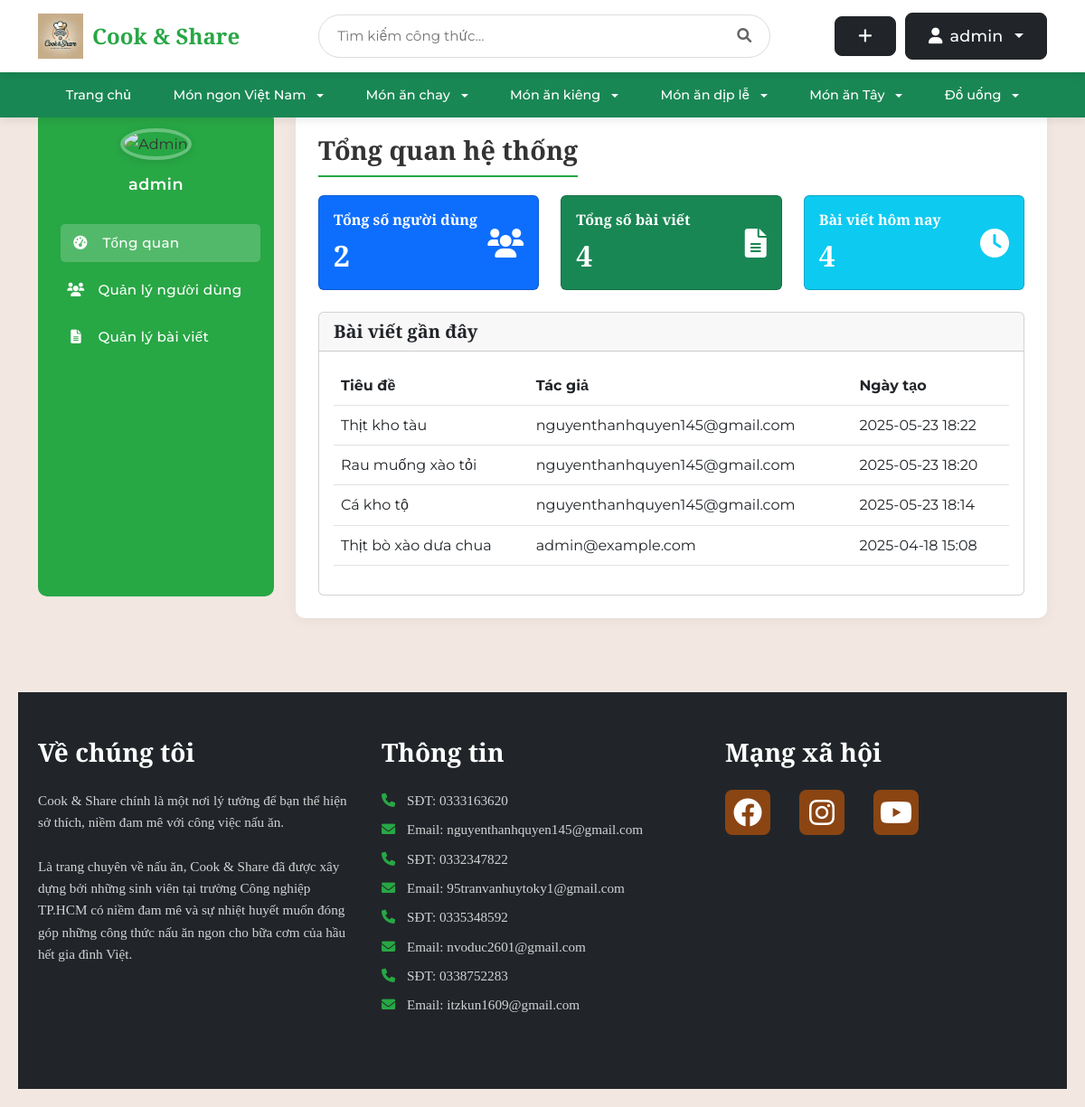
Page /admin/ (signed in) on the earlier database version.
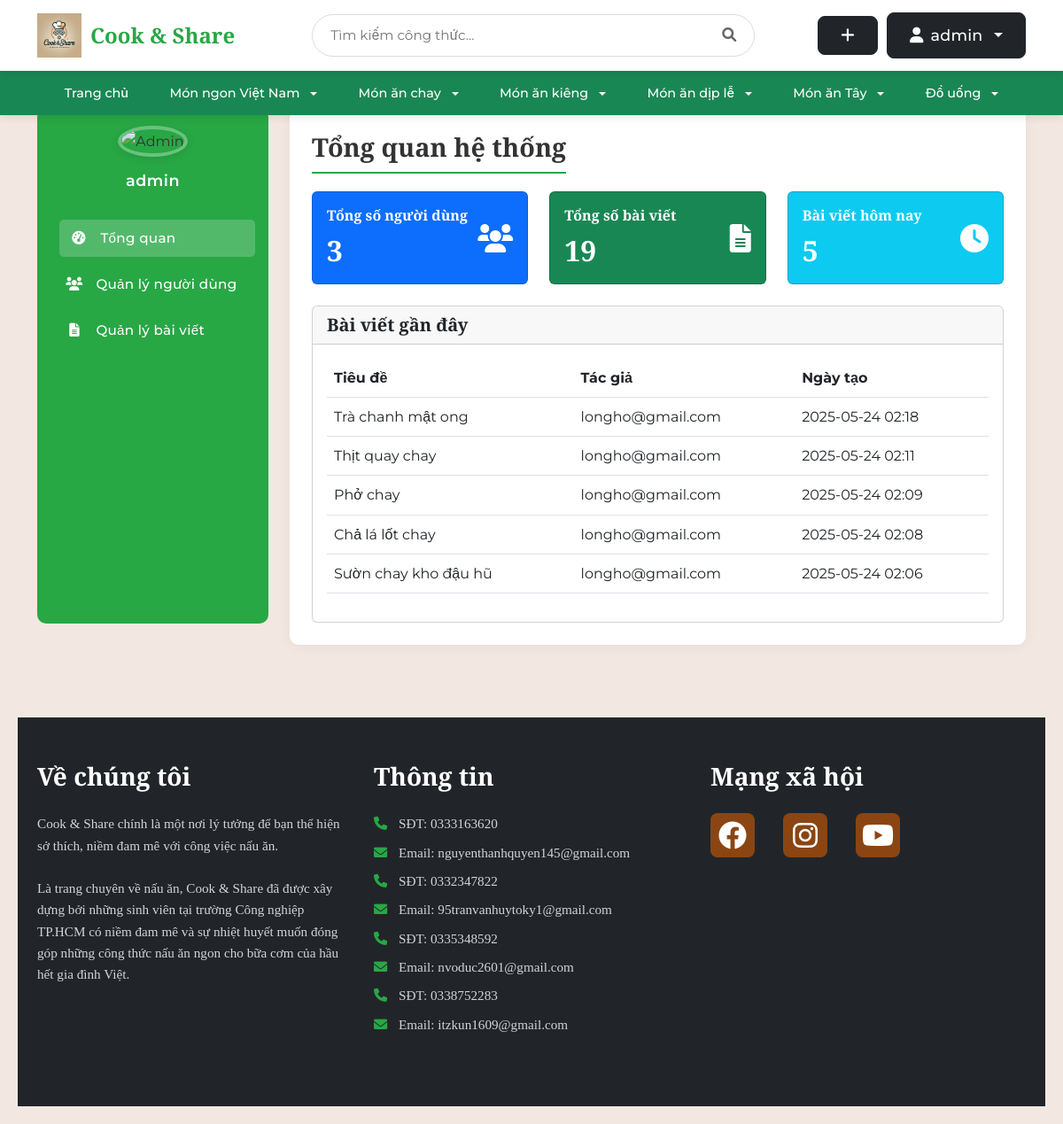
Same page on the later database version.
### tables this page shows
CREATE TABLE post (
    id INTEGER PRIMARY KEY AUTOINCREMENT,
    author_id INTEGER NOT NULL,
    created TIMESTAMP NOT NULL DEFAULT CURRENT_TIMESTAMP,
    title TEXT NOT NULL,
    description TEXT,
    ingredients TEXT NOT NULL,
    instructions TEXT NOT NULL,
    cooking_time INTEGER DEFAULT 0,
    servings INTEGER DEFAULT 1,
    FOREIGN KEY (author_id) REFERENCES user (id)
);

CREATE TABLE user (
    id INTEGER PRIMARY KEY AUTOINCREMENT,
    username TEXT UNIQUE NOT NULL,
    password TEXT NOT NULL,
    email TEXT UNIQUE NOT NULL,
    created TIMESTAMP NOT NULL DEFAULT CURRENT_TIMESTAMP,
    avatar_path TEXT,
    role TEXT NOT NULL DEFAULT 'user',
    is_blocked BOOLEAN NOT NULL DEFAULT 0,
    gender TEXT,
    birthdate DATE,
    phone TEXT
);

### share_recipe/admin.py (the view)
@bp.route('/')
@login_required
def dashboard():
    if g.user['role'] != 'admin':
        return redirect(url_for('index'))
    db = get_db()
    total_users = db.execute('SELECT COUNT(*) as count FROM user').fetchone()['count']
    total_posts = db.execute('SELECT COUNT(*) as count FROM post').fetchone()['count']
    recent_posts = db.execute('''
        SELECT p.*, u.email as author_email
        FROM post p
        JOIN user u ON p.author_id = u.id
        ORDER BY p.created DESC
        LIMIT 5
    ''').fetchall()
    return render_template('admin/dashboard.html',
                         total_users=total_users,
                         total_posts=total_posts,
                         recent_posts=recent_posts)

### share_recipe/auth.py (called while the page is built)
@bp.before_app_request
def load_logged_in_user():
    user_id = session.get('user_id')
    if user_id is None:
        g.user = None
    else:
        user = get_db().execute(
            'SELECT * FROM user WHERE id = ?', (user_id,)
        ).fetchone()
        if user:
            user_dict = dict(user)
            is_blocked = user_dict.get('is_blocked')
            if is_blocked:
                g.user = None
                session.clear()
                flash('Tài khoản đã bị khóa. Mời đăng nhập lại.')
                return redirect(url_for('auth.login'))
            else:
                g.user = user
        else:
            g.user = None

def login_required(view):
    @functools.wraps(view)
    def wrapped_view(**kwargs):
        if g.user is None:
            return redirect(url_for('auth.login'))
        return view(**kwargs)
    return wrapped_view

### share_recipe/db.py (called while the page is built)
def get_db():
    if 'db' not in g:
        g.db = sqlite3.connect(
            current_app.config['DATABASE'],
            detect_types=sqlite3.PARSE_DECLTYPES
        )
        g.db.row_factory = sqlite3.Row
    return g.db

### share_recipe/templates/admin/dashboard.html
{% extends 'admin/base_admin.html' %}
{% block admin_title %}Tổng quan hệ thống{% endblock %}
{% block admin_content %}
<div class="row">
    <div class="col-md-4 mb-4">
        <div class="card bg-primary text-white">
            <div class="card-body">
                <div class="d-flex justify-content-between align-items-center">
                    <div>
                        <h6 class="card-title mb-0">Tổng số người dùng</h6>
                        <h2 class="mt-2 mb-0">{{ total_users }}</h2>
                    </div>
                    <i class="fas fa-users fa-2x"></i>
                </div>
            </div>
        </div>
    </div>
    <div class="col-md-4 mb-4">
        <div class="card bg-success text-white">
            <div class="card-body">
                <div class="d-flex justify-content-between align-items-center">
                    <div>
                        <h6 class="card-title mb-0">Tổng số bài viết</h6>
                        <h2 class="mt-2 mb-0">{{ total_posts }}</h2>
                    </div>
                    <i class="fas fa-file-alt fa-2x"></i>
                </div>
            </div>
        </div>
    </div>
    <div class="col-md-4 mb-4">
        <div class="card bg-info text-white">
            <div class="card-body">
                <div class="d-flex justify-content-between align-items-center">
                    <div>
                        <h6 class="card-title mb-0">Bài viết hôm nay</h6>
                        <h2 class="mt-2 mb-0">{{ recent_posts|length }}</h2>
                    </div>
                    <i class="fas fa-clock fa-2x"></i>
                </div>
            </div>
        </div>
    </div>
</div>
<div class="row">
    <div class="col-12">
        <div class="card">
            <div class="card-header">
                <h5 class="card-title mb-0">Bài viết gần đây</h5>
            </div>
            <div class="card-body">
                <div class="table-responsive">
                    <table class="table table-hover">
                        <thead>
                            <tr>
                                <th>Tiêu đề</th>
                                <th>Tác giả</th>
                                <th>Ngày tạo</th>
                            </tr>
                        </thead>
                        <tbody>
                            {% for post in recent_posts %}
                            <tr>
                                <td>{{ post['title'] }}</td>
                                <td>{{ post['author_email'] }}</td>
                                <td>{{ post['created'].strftime('%Y-%m-%d %H:%M') }}</td>
                            </tr>
                            {% endfor %}
                        </tbody>
                    </table>
                </div>
            </div>
        </div>
    </div>
</div>
{% endblock %}

Differences in the rows shown:
no longer on this page (row unchanged): post: title "Thịt kho tàu", author_email "nguyenthanhquyen145@gmail.com", created "2025-05-23 18:22"
no longer on this page (row unchanged): post: title "Rau muống xào tỏi", author_email "nguyenthanhquyen145@gmail.com", created "2025-05-23 18:20"
no longer on this page (row unchanged): post: title "Cá kho tộ", author_email "nguyenthanhquyen145@gmail.com", created "2025-05-23 18:14"
no longer on this page (row unchanged): post: title "Thịt bò xào dưa chua", author_email "admin@example.com", created "2025-04-18 15:08"
added post: title "Trà chanh mật ong", author_email "longho@gmail.com", created "2025-05-24 02:18"
added post: title "Thịt quay chay", author_email "longho@gmail.com", created "2025-05-24 02:11"
added post: title "Phở chay", author_email "longho@gmail.com", created "2025-05-24 02:09"
added post: title "Chả lá lốt chay", author_email "longho@gmail.com", created "2025-05-24 02:08"
added post: title "Sườn chay kho đậu hũ", author_email "longho@gmail.com", created "2025-05-24 02:06"
Other differences:
{{ total_users }}: "2" → "3"
{{ total_posts }}: "4" → "19"
{{ recent_posts|length }}: "4" → "5"
